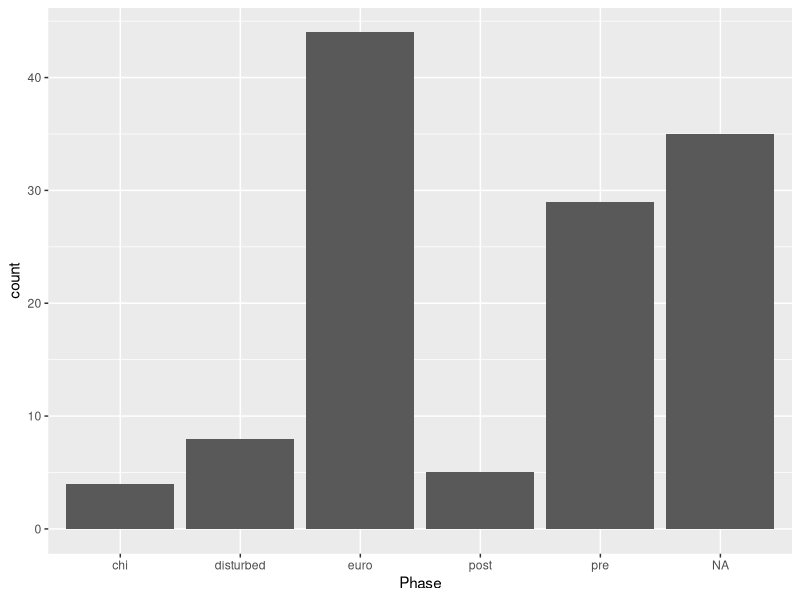
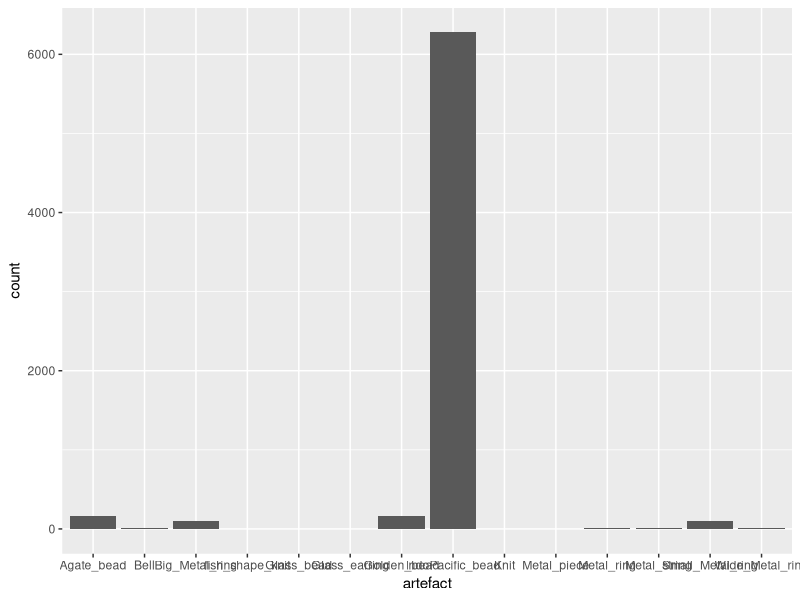
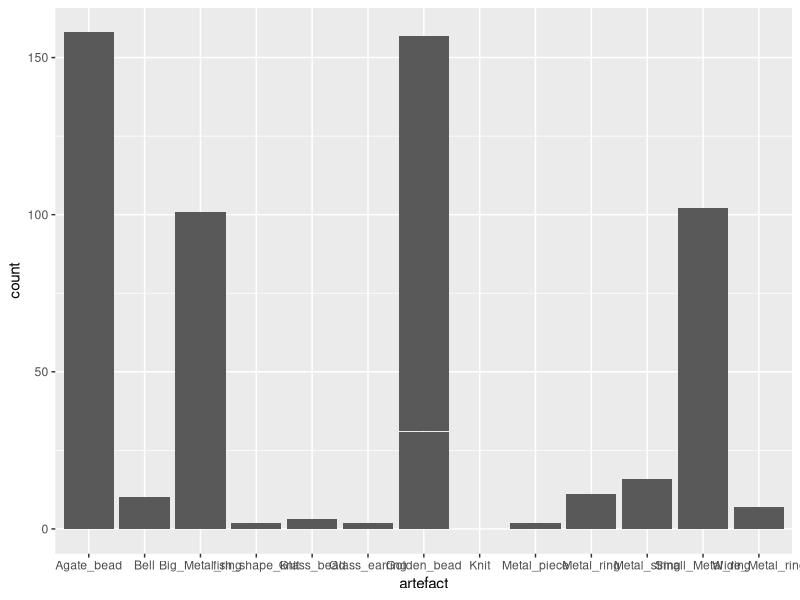
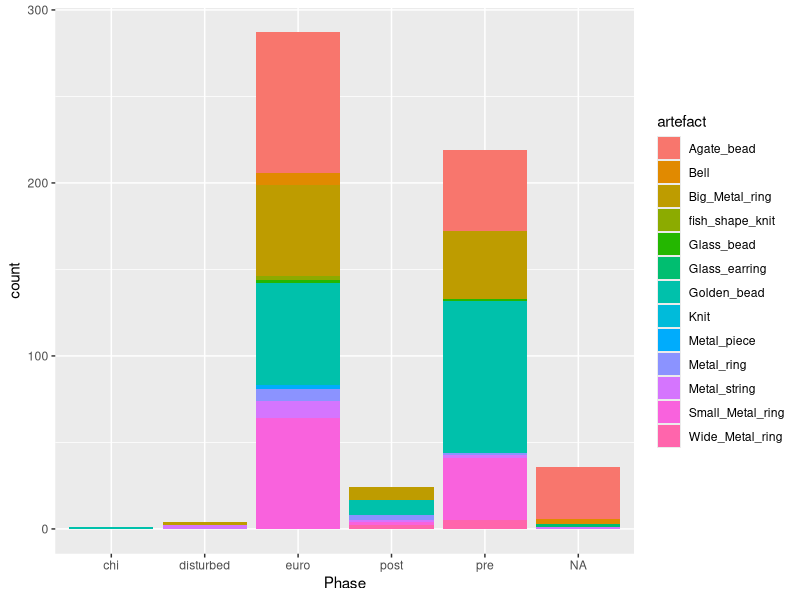
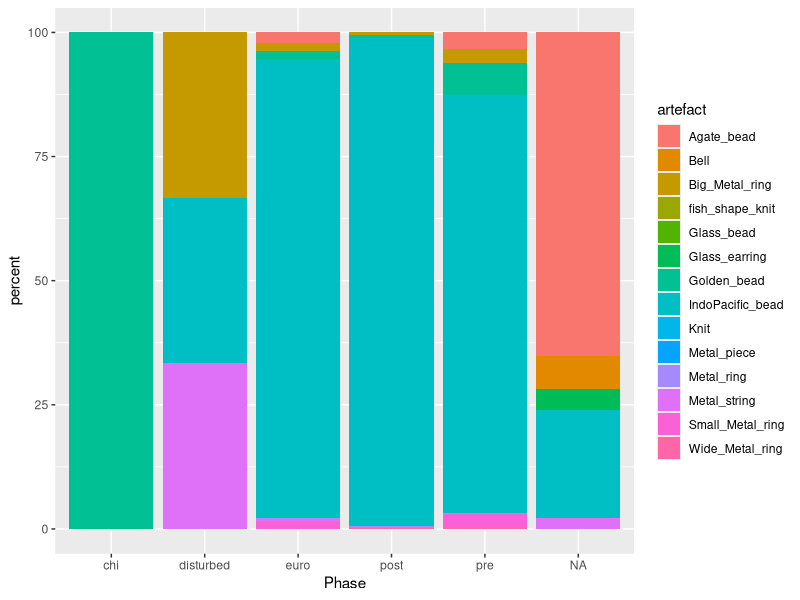
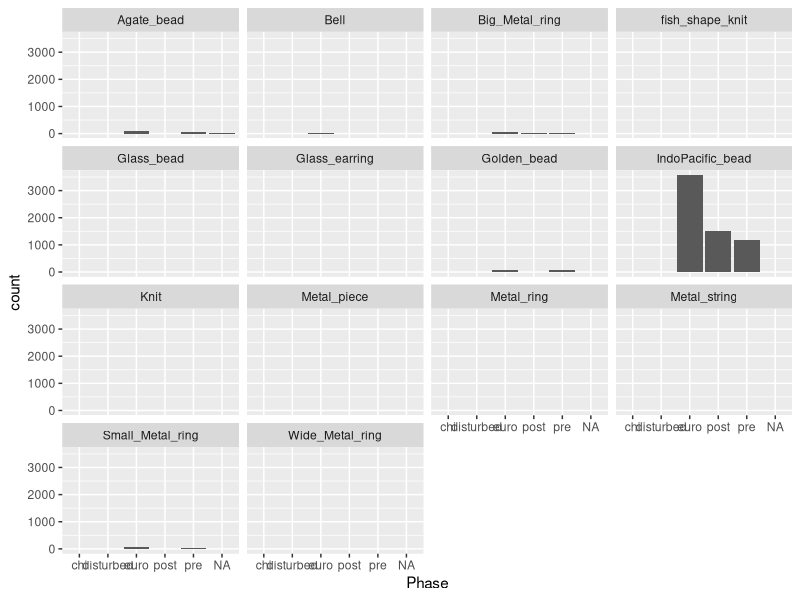
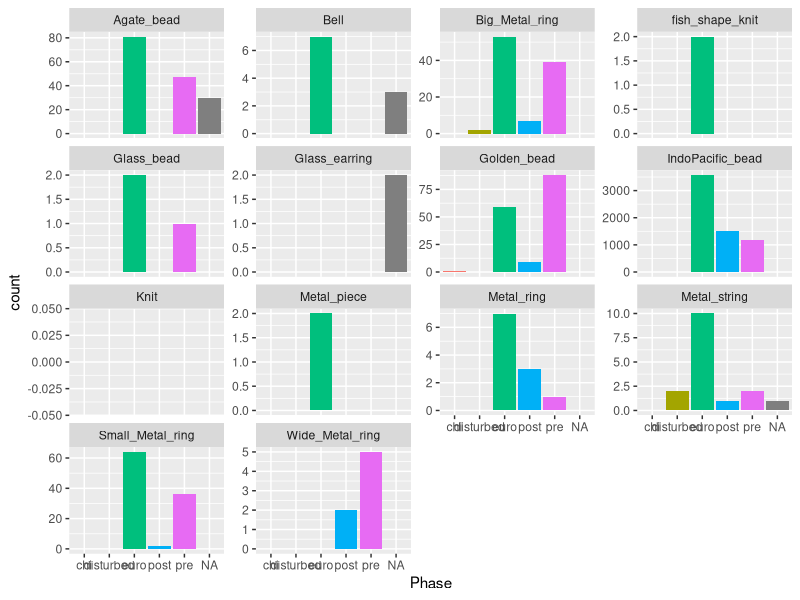
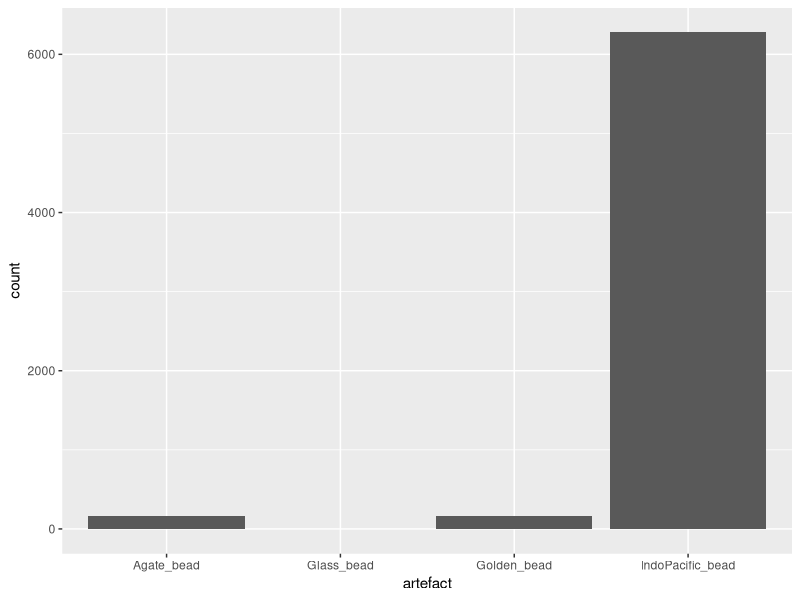

Generate these figures, in order, with R:
## ---- chunk 1
#| label: wrangle-setup
#| include: false

library(ggplot2)
library(tidyr)
library(dplyr)
library(readr)
library(here)
library(stringr)

mortuary_data <- read_csv(here("data/mortuary_clean.csv"))
## ---- chunk 2
# by name
select(mortuary_data, Golden_bead)
# multiple names
select(mortuary_data, Golden_bead, Glass_bead)
# or (as before) position
select(mortuary_data, 22,23)
## ---- chunk 3
filter(mortuary_data, Phase == "pre")
## ---- chunk 4
filter(mortuary_data, start_layer == 5) # only values that are equal to 5
filter(mortuary_data, start_layer != 5) # only values that are NOT equal to 5
filter(mortuary_data, start_layer > 5) # only values that are greater than 5
filter(mortuary_data, start_layer > 5 & start_layer <= 12) # only values that are greater than 5 AND (&) less than, or equal to 12
filter(mortuary_data, start_layer > 5 | start_layer < 12) # only values that are greater than 5 OR (|) less than 12
## ---- chunk 5
is.na(mortuary_data$Phase)
## ---- chunk 6
!is.na(mortuary_data$Phase)
## ---- chunk 7
filter(mortuary_data, !is.na(Phase))
## ---- chunk 8
select(filter(mortuary_data, Phase == "pre"), ID, Golden_bead, Small_Metal_ring)
## ---- chunk 9
pre_euro <- filter(mortuary_data, Phase == "pre")
select(pre_euro, ID, Golden_bead, Small_Metal_ring)
## ---- chunk 10
pre_euro_cond <- filter(mortuary_data, 
                        Phase == "pre",
                        Condition == 2)
pre_euro_cond_select <- select(pre_euro_cond, ID, Golden_bead, Small_Metal_ring)
## ---- chunk 11
mean(pre_euro_cond_select$Golden_bead, na.rm = T)
mean(pre_euro_cond_select$Small_Metal_ring, na.rm = T)
## ---- chunk 12
group_by(.data = mortuary_data, Phase)
## ---- chunk 13
class(group_by(mortuary_data, Phase))
## ---- chunk 14
summarise(
    .data = mortuary_data,
    mean_golden = mean(Golden_bead, na.rm = T)
)
## ---- chunk 15
summarise(
    mortuary_data,
    mean_golden = mean(Golden_bead, na.rm = T),
    median_golden = median(Golden_bead, na.rm = T),
    sd_golden = sd(Golden_bead, na.rm = T)
)
## ---- chunk 16
mortuary_data |>
  group_by(Phase) |>
  summarise(
    mean_golden = mean(Golden_bead, na.rm = T),
    median_golden = median(Golden_bead, na.rm = T),
    sd_golden = sd(Golden_bead, na.rm = T)
  )
## ---- chunk 17
summarise(
    mortuary_data,
    mean_golden = mean(Golden_bead, na.rm = T),
    median_golden = median(Golden_bead, na.rm = T),
    sd_golden = sd(Golden_bead, na.rm = T),
    .by = Phase
)
## ---- chunk 18
mortuary_data |>
  group_by(Phase) |>
  summarise(
    n = n()
  )
## ---- chunk 19
mortuary_data |>
  ggplot(aes(x = Phase)) +
    geom_bar()
## ---- chunk 20
mortuary_data |>
  count(Phase)
## ---- chunk 21
mortuary_data |>
  group_by(Phase) |>
  summarise(
    across(
        c(Golden_bead, Glass_bead, IndoPacific_bead), 
        ~ mean(.x, na.rm = T)
    )
  )
## ---- chunk 22
mortuary_data |>
  group_by(Phase) |>
  summarise(
    across(
        Agate_bead:Metal_piece, 
        ~ mean(.x, na.rm = T)
    )
  )
## ---- chunk 23
mortuary_data |>
  group_by(Phase) |>
  summarise(
    across(
        contains("bead"), 
        ~ mean(.x, na.rm = T)
    )
  )
## ---- chunk 24
mortuary_data |>
  group_by(Phase) |>
  summarise(
    across(
        ends_with("bead"), 
        ~ mean(.x, na.rm = T)
    )
  )
## ---- chunk 25
mortuary_data |>
  select(ends_with("bead"))
## ---- chunk 26
mortuary_data |>
  group_by(Phase) |> 
  summarise(
    across(
        contains("Metal"),
        ~ median(.x, na.rm = T)
    )
  )
## ---- chunk 27
mortuary_data |>
  group_by(Phase) |>
  summarise(
    across(
        ends_with("bead"),
        list(
          mean = ~ mean(.x, na.rm = T), 
          sd = ~ sd(.x, na.rm = T)
        )
    )
  )
## ---- chunk 28
my_list <- list(
  "a_vector" = mortuary_data$Width,
  "a_data_frame" = mortuary_data,
  "a_function" = mean,
  "etc" = "etc"
)
my_list
## ---- chunk 29
my_list$a_vector # to get the vector
my_list$a_function # to get the function
## ---- chunk 30
my_list[1] # first list item (the vector)
## ---- chunk 31
class(my_list[1])
## ---- chunk 32
my_list[[1]] # the vector contained within the first list item
## ---- chunk 33
mortuary_data |>
  group_by(Phase) |>
  summarise(
    across(
        Agate_bead:Kendi_mouth,
        list(
          mean = ~ mean(.x, na.rm = T), 
          sd = ~ sd(.x, na.rm = T)
        )
    )
  )
## ---- chunk 34
artefact_long <- mortuary_data |>
  select(ID, Phase, Agate_bead, Golden_bead) |>
  pivot_longer(Agate_bead:Golden_bead)
## ---- chunk 35
#| echo: false
try(artefact_long$Golden_bead)
## ---- chunk 36
artefact_long
## ---- chunk 37
artefact_long <- mortuary_data |>
  pivot_longer(
    Agate_bead:Metal_piece, # yes, we still need from x to y, but only once.
    names_to = "artefact",
    values_to = "count"
  )
## ---- chunk 38
dim(artefact_long)
## ---- chunk 39
artefact_long |>
  group_by(artefact) |>
  summarise(
    mean = median(count, na.rm = T),
    sd = sd(count, na.rm = T)
  )
## ---- chunk 40
artefact_long |>
  group_by(artefact, Phase) |>
  summarise(
    mean = median(count, na.rm = T),
    sd = sd(count, na.rm = T)
  )
## ---- chunk 41
mortuary_data |>
  group_by(Phase) |>
  summarise(
    across(
        Agate_bead:Kendi_mouth,
        list(
          mean = ~ mean(.x, na.rm = T), 
          sd = ~ sd(.x, na.rm = T)
        )
    )
  )
## ---- chunk 42
artefact_long |>
  ggplot(aes(x = artefact, y = count)) +
    geom_col()
## ---- chunk 43
artefact_long |>
  filter(artefact != "IndoPacific_bead") |>
  ggplot(aes(x = artefact, y = count)) +
    geom_col()
## ---- chunk 44
artefact_long |>
  filter(artefact != "IndoPacific_bead") |>
  ggplot(aes(x = Phase, y = count, fill = artefact)) +
    geom_col()
## ---- chunk 45
percent_artefacts <- artefact_long |>
  group_by(Phase, artefact) |>
  summarise(
    n = sum(count, na.rm = T)
  ) |>
  group_by(Phase) |>
  mutate(percent = (n / sum(n)) * 100)
  
 percent_artefacts |>
  ggplot(aes(x = Phase, y = percent, fill = artefact)) +
    geom_col()
## ---- chunk 46
artefact_long |>
  group_by(Phase, artefact) |>
  summarise(
    n = sum(count, na.rm = T)
  )
## ---- chunk 47
artefact_long |>
  group_by(Phase, artefact) |>
  summarise(
    n = sum(count, na.rm = T)
  ) |>
  group_by(Phase) |>
  mutate(percent = (n / sum(n)) * 100) 
## ---- chunk 48
artefact_long |>
  ggplot(aes(x = Phase, y = count)) +
    geom_col() +
    facet_wrap(~ artefact) # a panel per artefact
## ---- chunk 49
#| label: artefact-counts
artefact_long |>
  ggplot(aes(x = Phase, y = count, fill = Phase)) +
    geom_col(show.legend = FALSE) + # we don't need the legend because the Phase values are on the x-axis
    facet_wrap(~ artefact, scales = "free_y")
## ---- chunk 50
#| echo: false
try(
  artefact_long |>
    filter(contains("bead"))
)
## ---- chunk 51
artefact_long |>
  filter(str_detect(artefact, "bead")) |>
  ggplot(aes(x = artefact, y = count)) +
    geom_col()
## ---- chunk 52
str_detect(artefact_long$artefact, "bead")[1:100] # limit the output to 100 values
## ---- chunk 53
summarise(artefact_long,
          count = sum(count, na.rm = T),
          .by = c(Phase, artefact))
## ---- chunk 54
total_artefact_count <- artefact_long |>
  group_by(ID, Phase, Age, Gender) |>
  summarise(
    total_count = sum(count, na.rm = T)
  ) |>
  ungroup()
## ---- chunk 55
total_artefact_count
## ---- chunk 56
write_csv(total_artefact_count, here("data/total-artefact-count.csv"))
## ---- chunk 57
artefact_wide <- artefact_long |>
  pivot_wider(names_from = artefact, values_from = count)
## ---- chunk 58
dim(artefact_wide) == dim(mortuary_data) # we are testing if this statement is TRUE
